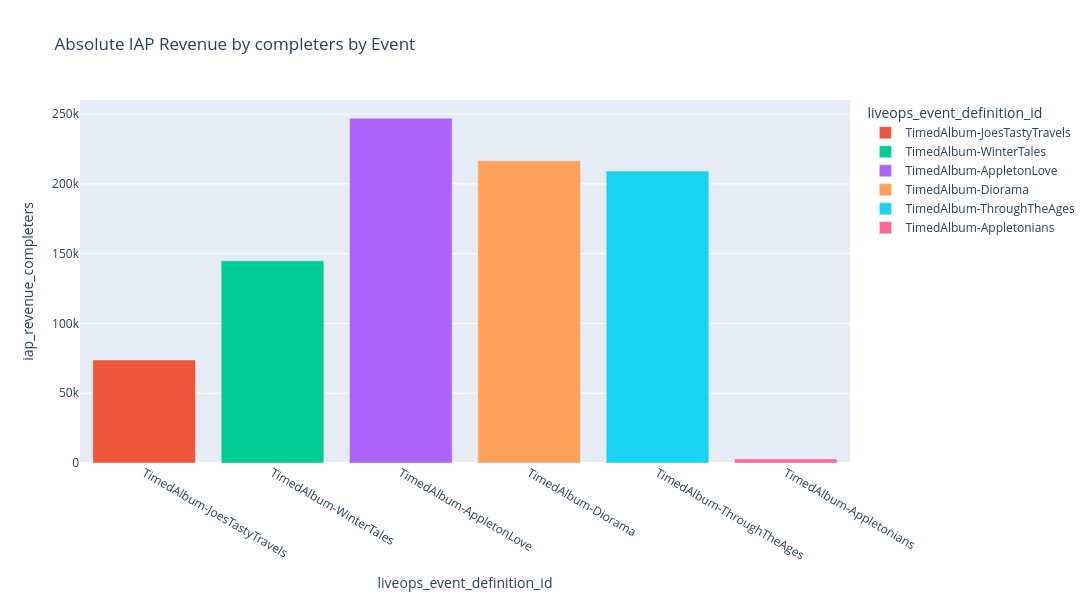
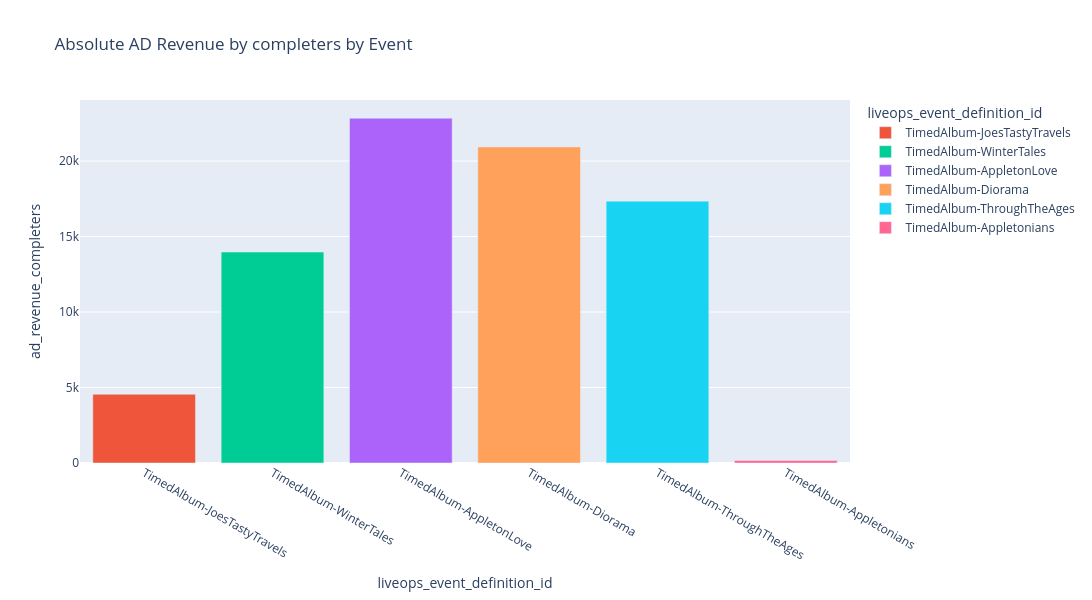

The code cell stored with these charts, in order, in its notebook:
### Markdown cell above
### Revenue

Bar charts of absolute and percentage IAP and ad revenue contributed by completers, compared across events.

### Code cell
fig = px.bar(data_completers_per_event, 
# Bar chart of absolute IAP revenue from completers per event
              x='liveops_event_definition_id', 
              y='iap_revenue_completers',
              color='liveops_event_definition_id',
              title='Absolute IAP Revenue by completers by Event',
              width=1200,
              height=600,
              hover_data={'iap_revenue_completers': ':.0f', 'unique_completers': True, 'pct_change_iap_revenue_completers': ':.2%'},
              category_orders={'liveops_event_definition_id': custom_order})

fig.show()

fig = px.bar(data_completers_per_event, 
              x='liveops_event_definition_id', 
              y='ad_revenue_completers',
              color='liveops_event_definition_id',
              title='Absolute AD Revenue by completers by Event',
              width=1200,
              height=600,
              hover_data={'ad_revenue_completers': ':.0f', 'unique_completers': True, 'pct_change_adrevenue_completers': ':.2%'},
              category_orders={'liveops_event_definition_id': custom_order})

fig.show()

### Figure 1 — Plotly figure (JSON) as saved in the notebook; plotly's stock layout.template omitted (floating-point values rounded to 4 significant figures)
{"data": [{"customdata": [[2381.0, NaN]], "hovertemplate": "liveops_event_definition_id=%{x}<br>iap_revenue_completers=%{y:.0f}<br>unique_completers=%{customdata[0]}<br>pct_change_iap_revenue_completers=%{customdata[1]:.2%}<extra></extra>", "legendgroup": "TimedAlbum-JoesTastyTravels", "marker": {"color": "#EF553B", "pattern": {"shape": ""}}, "name": "TimedAlbum-JoesTastyTravels", "orientation": "v", "showlegend": true, "textposition": "auto", "type": "bar", "x": ["TimedAlbum-JoesTastyTravels"], "xaxis": "x", "y": [73830.0], "yaxis": "y"}, {"customdata": [[7479.0, 0.9621]], "hovertemplate": "liveops_event_definition_id=%{x}<br>iap_revenue_completers=%{y:.0f}<br>unique_completers=%{customdata[0]}<br>pct_change_iap_revenue_completers=%{customdata[1]:.2%}<extra></extra>", "legendgroup": "TimedAlbum-WinterTales", "marker": {"color": "#00cc96", "pattern": {"shape": ""}}, "name": "TimedAlbum-WinterTales", "orientation": "v", "showlegend": true, "textposition": "auto", "type": "bar", "x": ["TimedAlbum-WinterTales"], "xaxis": "x", "y": [144900.0], "yaxis": "y"}, {"customdata": [[12560.0, 0.7055]], "hovertemplate": "liveops_event_definition_id=%{x}<br>iap_revenue_completers=%{y:.0f}<br>unique_completers=%{customdata[0]}<br>pct_change_iap_revenue_completers=%{customdata[1]:.2%}<extra></extra>", "legendgroup": "TimedAlbum-AppletonLove", "marker": {"color": "#ab63fa", "pattern": {"shape": ""}}, "name": "TimedAlbum-AppletonLove", "orientation": "v", "showlegend": true, "textposition": "auto", "type": "bar", "x": ["TimedAlbum-AppletonLove"], "xaxis": "x", "y": [247100.0], "yaxis": "y"}, {"customdata": [[9389.0, -0.1236]], "hovertemplate": "liveops_event_definition_id=%{x}<br>iap_revenue_completers=%{y:.0f}<br>unique_completers=%{customdata[0]}<br>pct_change_iap_revenue_completers=%{customdata[1]:.2%}<extra></extra>", "legendgroup": "TimedAlbum-Diorama", "marker": {"color": "#FFA15A", "pattern": {"shape": ""}}, "name": "TimedAlbum-Diorama", "orientation": "v", "showlegend": true, "textposition": "auto", "type": "bar", "x": ["TimedAlbum-Diorama"], "xaxis": "x", "y": [216500.0], "yaxis": "y"}, {"customdata": [[5679.0, -0.03394]], "hovertemplate": "liveops_event_definition_id=%{x}<br>iap_revenue_completers=%{y:.0f}<br>unique_completers=%{customdata[0]}<br>pct_change_iap_revenue_completers=%{customdata[1]:.2%}<extra></extra>", "legendgroup": "TimedAlbum-ThroughTheAges", "marker": {"color": "#19d3f3", "pattern": {"shape": ""}}, "name": "TimedAlbum-ThroughTheAges", "orientation": "v", "showlegend": true, "textposition": "auto", "type": "bar", "x": ["TimedAlbum-ThroughTheAges"], "xaxis": "x", "y": [209200.0], "yaxis": "y"}, {"customdata": [[20.0, -0.9863]], "hovertemplate": "liveops_event_definition_id=%{x}<br>iap_revenue_completers=%{y:.0f}<br>unique_completers=%{customdata[0]}<br>pct_change_iap_revenue_completers=%{customdata[1]:.2%}<extra></extra>", "legendgroup": "TimedAlbum-Appletonians", "marker": {"color": "#FF6692", "pattern": {"shape": ""}}, "name": "TimedAlbum-Appletonians", "orientation": "v", "showlegend": true, "textposition": "auto", "type": "bar", "x": ["TimedAlbum-Appletonians"], "xaxis": "x", "y": [2863.0], "yaxis": "y"}], "layout": {"barmode": "relative", "height": 600, "legend": {"title": {"text": "liveops_event_definition_id"}, "tracegroupgap": 0}, "title": {"text": "Absolute IAP Revenue by completers by Event"}, "width": 1200, "xaxis": {"anchor": "y", "categoryarray": ["NoTimedAlbum", "TimedAlbum-JoesTastyTravels", "TimedAlbum-WinterTales", "TimedAlbum-AppletonLove", "TimedAlbum-Diorama", "TimedAlbum-ThroughTheAges", "TimedAlbum-Appletonians"], "categoryorder": "array", "domain": [0, 1], "title": {"text": "liveops_event_definition_id"}}, "yaxis": {"anchor": "x", "domain": [0, 1], "title": {"text": "iap_revenue_completers"}}}}

### Figure 2 — Plotly figure (JSON) as saved in the notebook; plotly's stock layout.template omitted (floating-point values rounded to 4 significant figures)
{"data": [{"customdata": [[2381.0, NaN]], "hovertemplate": "liveops_event_definition_id=%{x}<br>ad_revenue_completers=%{y:.0f}<br>unique_completers=%{customdata[0]}<br>pct_change_adrevenue_completers=%{customdata[1]:.2%}<extra></extra>", "legendgroup": "TimedAlbum-JoesTastyTravels", "marker": {"color": "#EF553B", "pattern": {"shape": ""}}, "name": "TimedAlbum-JoesTastyTravels", "orientation": "v", "showlegend": true, "textposition": "auto", "type": "bar", "x": ["TimedAlbum-JoesTastyTravels"], "xaxis": "x", "y": [4556.0], "yaxis": "y"}, {"customdata": [[7479.0, 2.067]], "hovertemplate": "liveops_event_definition_id=%{x}<br>ad_revenue_completers=%{y:.0f}<br>unique_completers=%{customdata[0]}<br>pct_change_adrevenue_completers=%{customdata[1]:.2%}<extra></extra>", "legendgroup": "TimedAlbum-WinterTales", "marker": {"color": "#00cc96", "pattern": {"shape": ""}}, "name": "TimedAlbum-WinterTales", "orientation": "v", "showlegend": true, "textposition": "auto", "type": "bar", "x": ["TimedAlbum-WinterTales"], "xaxis": "x", "y": [13970.0], "yaxis": "y"}, {"customdata": [[12560.0, 0.6348]], "hovertemplate": "liveops_event_definition_id=%{x}<br>ad_revenue_completers=%{y:.0f}<br>unique_completers=%{customdata[0]}<br>pct_change_adrevenue_completers=%{customdata[1]:.2%}<extra></extra>", "legendgroup": "TimedAlbum-AppletonLove", "marker": {"color": "#ab63fa", "pattern": {"shape": ""}}, "name": "TimedAlbum-AppletonLove", "orientation": "v", "showlegend": true, "textposition": "auto", "type": "bar", "x": ["TimedAlbum-AppletonLove"], "xaxis": "x", "y": [22840.0], "yaxis": "y"}, {"customdata": [[9389.0, -0.08353]], "hovertemplate": "liveops_event_definition_id=%{x}<br>ad_revenue_completers=%{y:.0f}<br>unique_completers=%{customdata[0]}<br>pct_change_adrevenue_completers=%{customdata[1]:.2%}<extra></extra>", "legendgroup": "TimedAlbum-Diorama", "marker": {"color": "#FFA15A", "pattern": {"shape": ""}}, "name": "TimedAlbum-Diorama", "orientation": "v", "showlegend": true, "textposition": "auto", "type": "bar", "x": ["TimedAlbum-Diorama"], "xaxis": "x", "y": [20930.0], "yaxis": "y"}, {"customdata": [[5679.0, -0.1714]], "hovertemplate": "liveops_event_definition_id=%{x}<br>ad_revenue_completers=%{y:.0f}<br>unique_completers=%{customdata[0]}<br>pct_change_adrevenue_completers=%{customdata[1]:.2%}<extra></extra>", "legendgroup": "TimedAlbum-ThroughTheAges", "marker": {"color": "#19d3f3", "pattern": {"shape": ""}}, "name": "TimedAlbum-ThroughTheAges", "orientation": "v", "showlegend": true, "textposition": "auto", "type": "bar", "x": ["TimedAlbum-ThroughTheAges"], "xaxis": "x", "y": [17350.0], "yaxis": "y"}, {"customdata": [[20.0, -0.9903]], "hovertemplate": "liveops_event_definition_id=%{x}<br>ad_revenue_completers=%{y:.0f}<br>unique_completers=%{customdata[0]}<br>pct_change_adrevenue_completers=%{customdata[1]:.2%}<extra></extra>", "legendgroup": "TimedAlbum-Appletonians", "marker": {"color": "#FF6692", "pattern": {"shape": ""}}, "name": "TimedAlbum-Appletonians", "orientation": "v", "showlegend": true, "textposition": "auto", "type": "bar", "x": ["TimedAlbum-Appletonians"], "xaxis": "x", "y": [169.0], "yaxis": "y"}], "layout": {"barmode": "relative", "height": 600, "legend": {"title": {"text": "liveops_event_definition_id"}, "tracegroupgap": 0}, "title": {"text": "Absolute AD Revenue by completers by Event"}, "width": 1200, "xaxis": {"anchor": "y", "categoryarray": ["NoTimedAlbum", "TimedAlbum-JoesTastyTravels", "TimedAlbum-WinterTales", "TimedAlbum-AppletonLove", "TimedAlbum-Diorama", "TimedAlbum-ThroughTheAges", "TimedAlbum-Appletonians"], "categoryorder": "array", "domain": [0, 1], "title": {"text": "liveops_event_definition_id"}}, "yaxis": {"anchor": "x", "domain": [0, 1], "title": {"text": "ad_revenue_completers"}}}}
